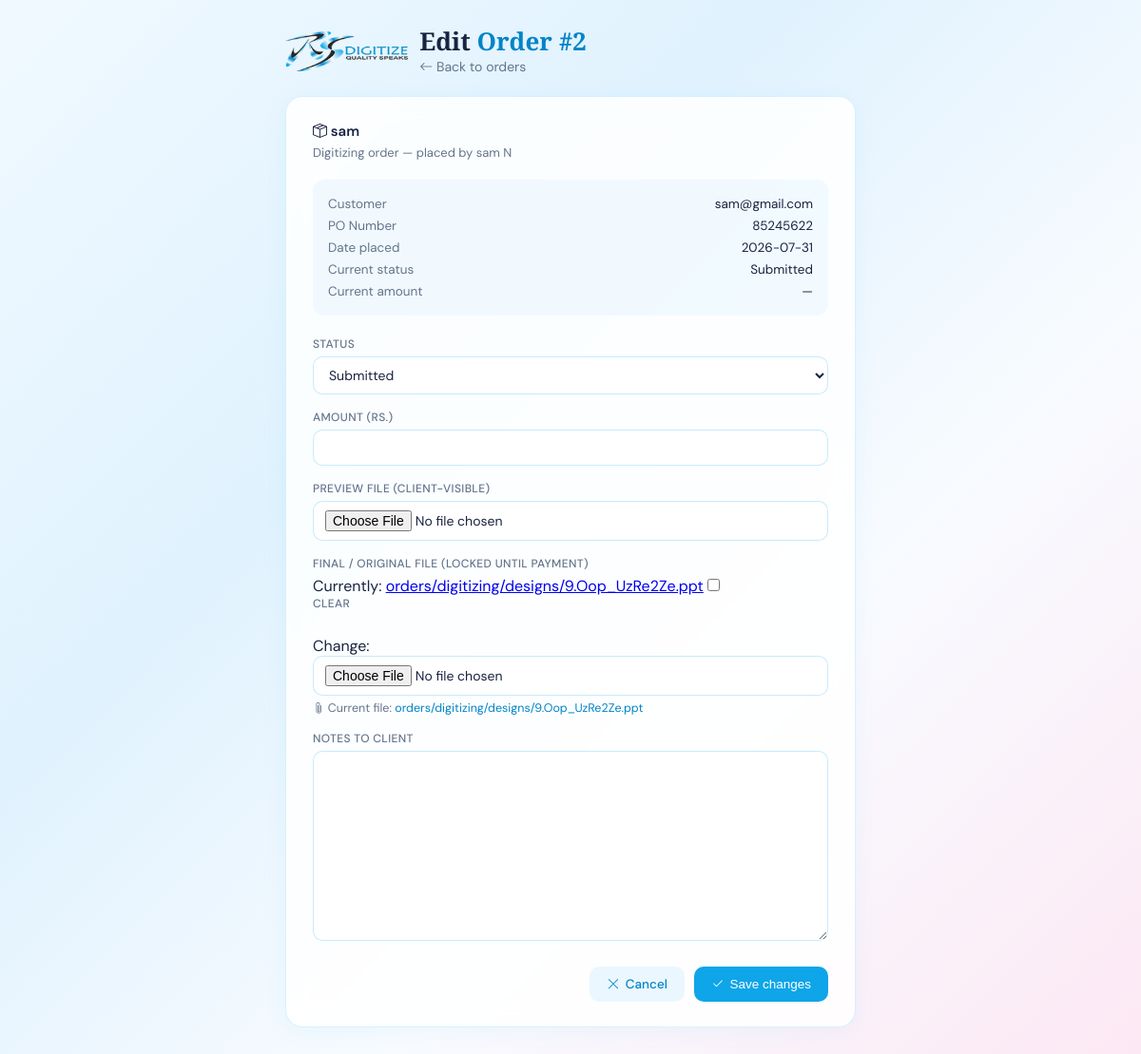
Page /staff-admin/order/digitizing/2/edit/ (signed in) on the committed database.
### core/models.py (models this page shows, shortened)
class WorkflowMixin:
    """Shared helpers for the 6 Order/Quote models — status pipeline, client
    actions, and the preview/original file lock described in the workflow."""

class OrderDigitizing(WorkflowMixin, models.Model):
    user            = models.ForeignKey(User, on_delete=models.CASCADE, related_name='orders_digitizing')
    status          = models.CharField(max_length=25, choices=WORKFLOW_STATUS_CHOICES, default='submitted')
    design_name     = models.CharField(max_length=200)
    po_number       = models.CharField(max_length=100, blank=True)
    width_mm        = models.DecimalField(max_digits=8, decimal_places=2, null=True, blank=True)
    height_mm       = models.DecimalField(max_digits=8, decimal_places=2, null=True, blank=True)
    size_unit       = models.CharField(max_length=5, choices=UNIT_CHOICES, default='in', blank=True)
    format          = models.CharField(max_length=10, choices=FORMAT_CHOICES, blank=True)
    fabric          = models.CharField(max_length=100, blank=True)
    colors          = models.PositiveIntegerField(null=True, blank=True)
    placement       = models.CharField(max_length=100, blank=True)
    instructions    = models.TextField(blank=True)
    urgent          = models.BooleanField(default=False)
    date_needed     = models.DateField(null=True, blank=True)
    design_file     = models.FileField(upload_to='orders/digitizing/designs/', null=True, blank=True)
    reference_file  = models.FileField(upload_to='orders/digitizing/references/', null=True, blank=True)
    preview_file    = models.FileField(upload_to='orders/digitizing/previews/', null=True, blank=True)
    price           = models.DecimalField(max_digits=10, decimal_places=2, null=True, blank=True)
    admin_notes     = models.TextField(blank=True)
    client_notes    = models.TextField(blank=True)
    created_at      = models.DateTimeField(auto_now_add=True)
    updated_at      = models.DateTimeField(auto_now=True)
    class Meta:
        ordering = ['-created_at']
        verbose_name = 'Order – Digitizing'
        verbose_name_plural = 'Orders – Digitizing'

class User(AbstractUser):
    phone = models.CharField(max_length=15, blank=True)
    created_at = models.DateTimeField(auto_now_add=True)

### core/views.py (the view)
# urls.py: path('staff-admin/order/<str:order_type>/<int:pk>/edit/', views.admin_order_edit, name='admin_order_edit'),
@staff_required
def admin_order_edit(request, order_type, pk):
    Model, FormClass = STAFF_ORDER_MODEL_MAP.get(order_type, (None, None))
    if Model is None:
        messages.error(request, "Unknown order type.")
        return redirect('/staff-admin/?view=orders')
    obj = get_object_or_404(Model, pk=pk)
    if request.method == 'POST':
        form = FormClass(request.POST, request.FILES, instance=obj)
        if form.is_valid():
            form.save()
            messages.success(request, f"✅ Order #{obj.pk} updated.")
            return redirect('/staff-admin/?view=orders')
        for field, errs in form.errors.items():
            for e in errs:
                messages.error(request, str(e))
    else:
        form = FormClass(instance=obj)
    return render(request, 'admin_order_edit.html', {
        'form': form, 'order': obj, 'order_type': order_type,
    })

### core/forms.py
class StaffOrderDigitizingForm(forms.ModelForm):
    class Meta:
        model  = OrderDigitizing
        fields = ['status', 'price', 'preview_file', 'design_file', 'admin_notes']

### templates/admin_order_edit.html (shortened to what this page needs)
{% load static %}
<!DOCTYPE html>
<html lang="en">
<head>
  <link href="https://cdn.jsdelivr.net/npm/bootstrap-icons@1.11.3/font/bootstrap-icons.min.css" rel="stylesheet"/>
</head>
<body>
<div class="wrap">
  <header>
    <img src="{% static 'RS_Digitize_Logo.png' %}" alt="RS Digitize"/>
    <div>
      <h1>Edit <span>Order #{{ order.pk }}</span></h1>
      <a href="{% url 'admin_dashboard' %}?view=orders" class="back"><i class="bi bi-arrow-left"></i> Back to orders</a>
    </div>
  </header>
  <div class="card">
    <h2><i class="bi bi-box-seam"></i> {{ order.design_name }}</h2>
    <div class="sub">{{ order_type|capfirst }} order — placed by {{ order.user.get_full_name|default:order.user.email }}</div>
    <div class="order-meta">
      <div class="row"><span class="lbl">Customer</span><span>{{ order.user.email }}</span></div>
      <div class="row"><span class="lbl">PO Number</span><span>{{ order.po_number|default:"—" }}</span></div>
      <div class="row"><span class="lbl">Date placed</span><span>{{ order.created_at|date:"Y-m-d" }}</span></div>
      <div class="row"><span class="lbl">Current status</span><span>{{ order.get_status_display }}</span></div>
      <div class="row"><span class="lbl">Current amount</span><span>{% if order.price %}Rs.{{ order.price }}{% else %}—{% endif %}</span></div>
    </div>
    <form method="post" enctype="multipart/form-data">
      <div class="field">
        <label for="{{ form.status.id_for_label }}">Status</label>
        {{ form.status }}
      </div>
      <div class="field">
        <label for="{{ form.price.id_for_label }}">Amount (Rs.)</label>
        {{ form.price }}
      </div>
      <div class="field">
        <label for="{{ form.preview_file.id_for_label }}">Preview file (client-visible)</label>
        {{ form.preview_file }}
      </div>
      <div class="field">
        <label for="{{ form.design_file.id_for_label }}">Final / original file (locked until payment)</label>
        {{ form.design_file }}
        {% if order.design_file %}
        <div class="current-file"><i class="bi bi-paperclip"></i> Current file: <a href="{{ order.design_file.url }}" target="_blank">{{ order.design_file.name }}</a></div>
        {% endif %}
      </div>
      <div class="field">
        <label for="{{ form.admin_notes.id_for_label }}">Notes to client</label>
        {{ form.admin_notes }}
      </div>
      <div class="actions">
        <a href="{% url 'admin_dashboard' %}?view=orders" class="btn btn-ghost"><i class="bi bi-x-lg"></i> Cancel</a>
        <button type="submit" class="btn"><i class="bi bi-check2"></i> Save changes</button>
      </div>
    </form>
  </div>
</div>
</body>
</html>

### templates/admin_order_edit.html (style rules this page uses)
:root { --sky-100:#e0f2fe;--sky-200:#bae6fd;--sky-400:#38bdf8;--sky-500:#0ea5e9;--sky-600:#0284c7; --blush:#fce7f3;--ink:#1a2340;--muted:#64748b;--ok:#16a34a;--warn:#d97706; }
*,*::before,*::after { box-sizing:border-box;margin:0;padding:0; }
body { font-family:'DM Sans',sans-serif;color:var(--ink); background:linear-gradient(135deg,#f0f9ff 0%,#e0f2fe 35%,#f8fbff 65%,#fce7f3 100%) fixed; min-height:100vh;display:flex;flex-direction:column; }
.wrap { max-width:640px;margin:0 auto;width:100%;padding:28px 20px 60px;flex:1; }
header { display:flex;align-items:center;gap:12px;margin-bottom:22px; }
header img { height:42px;width:auto;flex-shrink:0; }
h1 { font-family:'Cormorant Garamond',serif;font-weight:600;font-size:26px;line-height:1.2; }
h1 span { color:var(--sky-600); }
a.back { color:var(--muted);text-decoration:none;font-size:14px;display:block;margin-top:2px; }
.card { background:rgba(255,255,255,.85);backdrop-filter:blur(12px);border:1px solid rgba(186,230,253,.55); border-radius:18px;padding:26px 28px;box-shadow:0 4px 24px rgba(14,165,233,.06); }
.card h2 { font-size:15px;font-weight:600;margin-bottom:4px; }
.card .sub { color:var(--muted);font-size:13px;margin-bottom:20px; }
.field { margin-bottom:16px; }
.field label { display:block;font-size:12px;font-weight:500;color:var(--muted);margin-bottom:5px;text-transform:uppercase;letter-spacing:.03em; }
.field select, .field input[type=number], .field input[type=file] { width:100%;padding:9px 12px;border-radius:10px;border:1px solid rgba(186,230,253,.8); font-family:inherit;font-size:14px;background:#fff;color:var(--ink); }
.field .current-file { font-size:12.5px;color:var(--muted);margin-top:5px; }
.field .current-file a { color:var(--sky-600);text-decoration:none; }
.order-meta { background:rgba(224,242,254,.4);border-radius:12px;padding:14px 16px;margin-bottom:22px;font-size:13.5px; }
.order-meta .row { display:flex;justify-content:space-between;padding:3px 0; }
.order-meta .lbl { color:var(--muted); }
.field textarea { width:100%;padding:9px 12px;border-radius:10px;border:1px solid rgba(186,230,253,.8);font-family:inherit;font-size:14px;background:#fff;color:var(--ink);resize:vertical;min-height:70px; }
.actions { display:flex;justify-content:flex-end;gap:10px;margin-top:22px; }
.btn { display:inline-flex;align-items:center;gap:6px;background:var(--sky-500);color:#fff;border:none; padding:10px 18px;border-radius:10px;font-size:13.5px;font-weight:500;cursor:pointer;text-decoration:none;transition:.2s; }
.btn-ghost { background:rgba(56,189,248,.1);color:var(--sky-600); }

### rows in the picture
OrderDigitizing: pk "2", design_name "sam", user.get_full_name "sam N", user.email "sam@gmail.com", po_number "85245622", created_at "2026-07-31", status "Submitted", design_file.name "orders/digitizing/designs/9.Oop_UzRe2Ze.ppt"

### other values in the picture
{{ order_type|capfirst }} "Digitizing"
